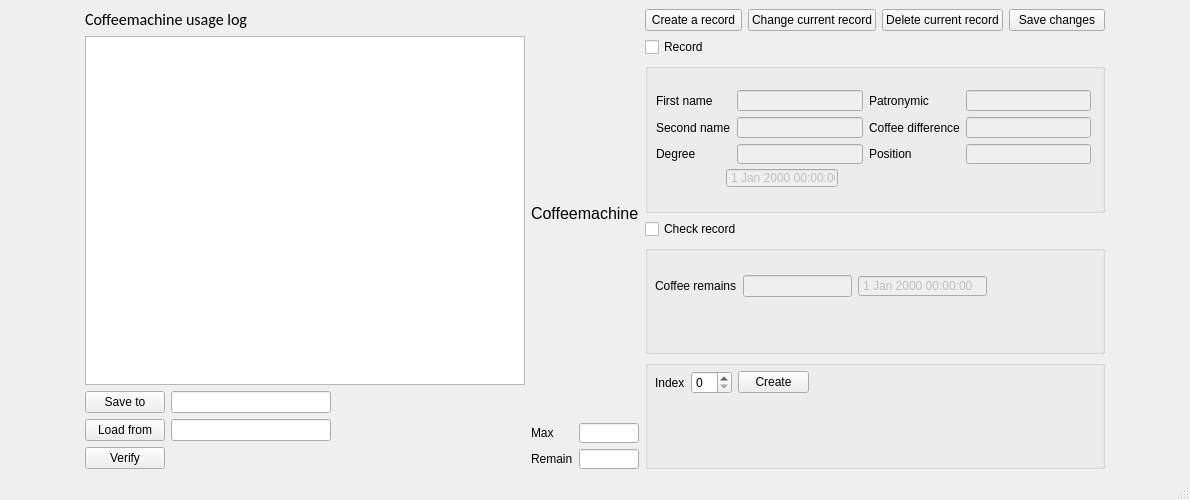
<?xml version="1.0" encoding="UTF-8"?>
<ui version="4.0">
 <class>MainWindow</class>
 <widget class="QMainWindow" name="MainWindow">
  <property name="geometry">
   <rect>
    <x>0</x>
    <y>0</y>
    <width>1190</width>
    <height>500</height>
   </rect>
  </property>
  <property name="maximumSize">
   <size>
    <width>1368</width>
    <height>768</height>
   </size>
  </property>
  <property name="windowTitle">
   <string>Coffee usage log</string>
  </property>
  <widget class="QWidget" name="centralwidget">
   <layout class="QHBoxLayout" name="horizontalLayout_5">
    <item>
     <layout class="QHBoxLayout" name="horizontalLayout_4">
      <item>
       <spacer name="horizontalSpacer">
        <property name="orientation">
         <enum>Qt::Horizontal</enum>
        </property>
        <property name="sizeHint" stdset="0">
         <size>
          <width>40</width>
          <height>20</height>
         </size>
        </property>
       </spacer>
      </item>
      <item>
       <layout class="QVBoxLayout" name="verticalLayout_6">
        <item>
         <widget class="QLabel" name="TableLabel">
          <property name="font">
           <font>
            <family>Calibri</family>
            <pointsize>12</pointsize>
           </font>
          </property>
          <property name="text">
           <string>Coffeemachine usage log</string>
          </property>
         </widget>
        </item>
        <item>
         <widget class="QListWidget" name="coffeelog">
          <property name="sizePolicy">
           <sizepolicy hsizetype="Minimum" vsizetype="Expanding">
            <horstretch>0</horstretch>
            <verstretch>0</verstretch>
           </sizepolicy>
          </property>
          <property name="minimumSize">
           <size>
            <width>440</width>
            <height>150</height>
           </size>
          </property>
          <property name="maximumSize">
           <size>
            <width>440</width>
            <height>16777215</height>
           </size>
          </property>
         </widget>
        </item>
        <item>
         <layout class="QFormLayout" name="formLayout">
          <item row="0" column="0">
           <widget class="QPushButton" name="SaveInFileButton">
            <property name="text">
             <string>Save to</string>
            </property>
           </widget>
          </item>
          <item row="0" column="1">
           <widget class="QLineEdit" name="saveEdit">
            <property name="maximumSize">
             <size>
              <width>160</width>
              <height>25</height>
             </size>
            </property>
           </widget>
          </item>
          <item row="1" column="0">
           <widget class="QPushButton" name="LoadFromFileButton">
            <property name="text">
             <string>Load from</string>
            </property>
           </widget>
          </item>
          <item row="1" column="1">
           <widget class="QLineEdit" name="loadEdit">
            <property name="maximumSize">
             <size>
              <width>160</width>
              <height>25</height>
             </size>
            </property>
           </widget>
          </item>
          <item row="2" column="0">
           <widget class="QPushButton" name="verifyButton">
            <property name="text">
             <string>Verify</string>
            </property>
           </widget>
          </item>
          <item row="2" column="1">
           <widget class="QLabel" name="verification">
            <property name="maximumSize">
             <size>
              <width>160</width>
              <height>16777215</height>
             </size>
            </property>
            <property name="midLineWidth">
             <number>0</number>
            </property>
            <property name="text">
             <string/>
            </property>
           </widget>
          </item>
         </layout>
        </item>
       </layout>
      </item>
      <item>
       <layout class="QVBoxLayout" name="verticalLayout_2">
        <item>
         <widget class="QLabel" name="label">
          <property name="maximumSize">
           <size>
            <width>120</width>
            <height>16777215</height>
           </size>
          </property>
          <property name="font">
           <font>
            <pointsize>12</pointsize>
           </font>
          </property>
          <property name="text">
           <string>Coffeemachine</string>
          </property>
         </widget>
        </item>
        <item>
         <layout class="QGridLayout" name="gridLayout_2">
          <item row="1" column="0">
           <widget class="QLabel" name="label_3">
            <property name="maximumSize">
             <size>
              <width>60</width>
              <height>20</height>
             </size>
            </property>
            <property name="text">
             <string>Remain</string>
            </property>
           </widget>
          </item>
          <item row="1" column="1">
           <widget class="QLineEdit" name="remEdit">
            <property name="maximumSize">
             <size>
              <width>60</width>
              <height>20</height>
             </size>
            </property>
           </widget>
          </item>
          <item row="0" column="1">
           <widget class="QLineEdit" name="maxEdit">
            <property name="maximumSize">
             <size>
              <width>60</width>
              <height>20</height>
             </size>
            </property>
           </widget>
          </item>
          <item row="0" column="0">
           <widget class="QLabel" name="label_2">
            <property name="maximumSize">
             <size>
              <width>60</width>
              <height>20</height>
             </size>
            </property>
            <property name="text">
             <string>Max</string>
            </property>
           </widget>
          </item>
         </layout>
        </item>
       </layout>
      </item>
      <item>
       <layout class="QGridLayout" name="gridLayout_3">
        <item row="0" column="0">
         <layout class="QHBoxLayout" name="horizontalLayout">
          <item>
           <widget class="QPushButton" name="NewRecord">
            <property name="text">
             <string>Create a record</string>
            </property>
           </widget>
          </item>
          <item>
           <widget class="QPushButton" name="ChangeRecord">
            <property name="text">
             <string>Change current record</string>
            </property>
           </widget>
          </item>
          <item>
           <widget class="QPushButton" name="deleteButton">
            <property name="text">
             <string>Delete current record</string>
            </property>
           </widget>
          </item>
          <item>
           <widget class="QPushButton" name="SaveChanges">
            <property name="text">
             <string>Save changes</string>
            </property>
            <property name="checkable">
             <bool>false</bool>
            </property>
            <property name="default">
             <bool>false</bool>
            </property>
            <property name="flat">
             <bool>false</bool>
            </property>
           </widget>
          </item>
         </layout>
        </item>
        <item row="1" column="0">
         <widget class="QCheckBox" name="checkBoxRecord">
          <property name="text">
           <string>Record</string>
          </property>
         </widget>
        </item>
        <item row="2" column="0">
         <widget class="QGroupBox" name="groupBoxRecord">
          <property name="enabled">
           <bool>true</bool>
          </property>
          <property name="minimumSize">
           <size>
            <width>460</width>
            <height>150</height>
           </size>
          </property>
          <property name="flat">
           <bool>false</bool>
          </property>
          <property name="checkable">
           <bool>false</bool>
          </property>
          <property name="checked">
           <bool>false</bool>
          </property>
          <widget class="QDateTimeEdit" name="DateAndTime">
           <property name="enabled">
            <bool>false</bool>
           </property>
           <property name="geometry">
            <rect>
             <x>81</x>
             <y>105</y>
             <width>112</width>
             <height>20</height>
            </rect>
           </property>
           <property name="wrapping">
            <bool>false</bool>
           </property>
           <property name="frame">
            <bool>true</bool>
           </property>
           <property name="buttonSymbols">
            <enum>QAbstractSpinBox::NoButtons</enum>
           </property>
          </widget>
          <widget class="QWidget" name="">
           <property name="geometry">
            <rect>
             <x>11</x>
             <y>27</y>
             <width>435</width>
             <height>74</height>
            </rect>
           </property>
           <layout class="QGridLayout" name="gridLayout">
            <item row="0" column="0">
             <widget class="QLabel" name="Fname">
              <property name="text">
               <string>First name</string>
              </property>
             </widget>
            </item>
            <item row="0" column="1">
             <widget class="QLineEdit" name="nameEdit">
              <property name="enabled">
               <bool>false</bool>
              </property>
             </widget>
            </item>
            <item row="0" column="2">
             <widget class="QLabel" name="Patron">
              <property name="text">
               <string>Patronymic</string>
              </property>
             </widget>
            </item>
            <item row="0" column="3">
             <widget class="QLineEdit" name="patronEdit">
              <property name="enabled">
               <bool>false</bool>
              </property>
             </widget>
            </item>
            <item row="1" column="0">
             <widget class="QLabel" name="LName">
              <property name="text">
               <string>Second name</string>
              </property>
             </widget>
            </item>
            <item row="1" column="1">
             <widget class="QLineEdit" name="lnameEdit">
              <property name="enabled">
               <bool>false</bool>
              </property>
             </widget>
            </item>
            <item row="1" column="2">
             <widget class="QLabel" name="difference">
              <property name="text">
               <string>Coffee difference</string>
              </property>
             </widget>
            </item>
            <item row="1" column="3">
             <widget class="QLineEdit" name="diffEdit">
              <property name="enabled">
               <bool>false</bool>
              </property>
             </widget>
            </item>
            <item row="2" column="0">
             <widget class="QLabel" name="Degree">
              <property name="text">
               <string>Degree</string>
              </property>
             </widget>
            </item>
            <item row="2" column="1">
             <widget class="QLineEdit" name="degreeEdit">
              <property name="enabled">
               <bool>false</bool>
              </property>
             </widget>
            </item>
            <item row="2" column="2">
             <widget class="QLabel" name="Position">
              <property name="text">
               <string>Position</string>
              </property>
             </widget>
            </item>
            <item row="2" column="3">
             <widget class="QLineEdit" name="positionEdit">
              <property name="enabled">
               <bool>false</bool>
              </property>
              <property name="text">
               <string/>
              </property>
             </widget>
            </item>
           </layout>
          </widget>
         </widget>
        </item>
        <item row="3" column="0">
         <widget class="QCheckBox" name="checkBoxCheckRecord">
          <property name="text">
           <string>Check record</string>
          </property>
         </widget>
        </item>
        <item row="4" column="0">
         <widget class="QGroupBox" name="CheckRecordGroup">
          <property name="minimumSize">
           <size>
            <width>460</width>
            <height>60</height>
           </size>
          </property>
          <property name="title">
           <string/>
          </property>
          <property name="flat">
           <bool>false</bool>
          </property>
          <property name="checkable">
           <bool>false</bool>
          </property>
          <widget class="QWidget" name="">
           <property name="geometry">
            <rect>
             <x>10</x>
             <y>30</y>
             <width>332</width>
             <height>22</height>
            </rect>
           </property>
           <layout class="QHBoxLayout" name="horizontalLayout_2">
            <item>
             <widget class="QLabel" name="differenceCheck">
              <property name="text">
               <string>Coffee remains</string>
              </property>
             </widget>
            </item>
            <item>
             <widget class="QLineEdit" name="diffEditCheck">
              <property name="enabled">
               <bool>false</bool>
              </property>
             </widget>
            </item>
            <item>
             <widget class="QDateTimeEdit" name="DateAndTimeCheck">
              <property name="enabled">
               <bool>false</bool>
              </property>
              <property name="buttonSymbols">
               <enum>QAbstractSpinBox::NoButtons</enum>
              </property>
             </widget>
            </item>
           </layout>
          </widget>
         </widget>
        </item>
        <item row="5" column="0">
         <widget class="QGroupBox" name="CreateGroup">
          <property name="minimumSize">
           <size>
            <width>460</width>
            <height>40</height>
           </size>
          </property>
          <property name="title">
           <string/>
          </property>
          <widget class="QWidget" name="">
           <property name="geometry">
            <rect>
             <x>10</x>
             <y>10</y>
             <width>154</width>
             <height>25</height>
            </rect>
           </property>
           <layout class="QHBoxLayout" name="horizontalLayout_3">
            <item>
             <widget class="QLabel" name="IndexLabel">
              <property name="text">
               <string>Index</string>
              </property>
             </widget>
            </item>
            <item>
             <widget class="QSpinBox" name="spinBoxIndex"/>
            </item>
            <item>
             <widget class="QPushButton" name="CreateButton">
              <property name="enabled">
               <bool>true</bool>
              </property>
              <property name="text">
               <string>Create</string>
              </property>
             </widget>
            </item>
           </layout>
          </widget>
         </widget>
        </item>
       </layout>
      </item>
      <item>
       <spacer name="horizontalSpacer_2">
        <property name="orientation">
         <enum>Qt::Horizontal</enum>
        </property>
        <property name="sizeHint" stdset="0">
         <size>
          <width>40</width>
          <height>20</height>
         </size>
        </property>
       </spacer>
      </item>
     </layout>
    </item>
   </layout>
  </widget>
  <widget class="QStatusBar" name="statusbar"/>
 </widget>
 <resources/>
 <connections/>
</ui>
